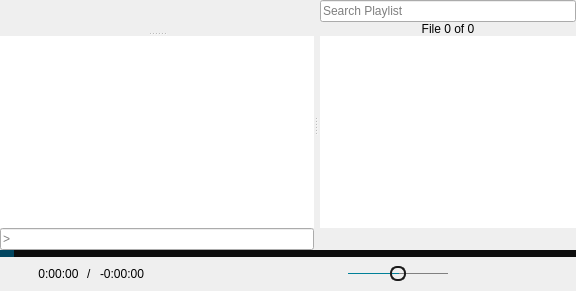
  <widget class="QWidget" name="centralwidget">
   <layout class="QVBoxLayout" name="verticalLayout_2">
    <property name="spacing">
     <number>0</number>
    </property>
    <property name="leftMargin">
     <number>0</number>
    </property>
    <property name="topMargin">
     <number>0</number>
    </property>
    <property name="rightMargin">
     <number>0</number>
    </property>
    <property name="bottomMargin">
     <number>0</number>
    </property>
    <item>
     <widget class="CustomSplitter" name="splitter">
      <property name="orientation">
       <enum>Qt::Horizontal</enum>
      </property>
      <widget class="QSplitter" name="videoSplitter">
       <property name="sizePolicy">
        <sizepolicy hsizetype="Preferred" vsizetype="Expanding">
         <horstretch>1</horstretch>
         <verstretch>0</verstretch>
        </sizepolicy>
       </property>
       <property name="orientation">
        <enum>Qt::Vertical</enum>
       </property>
       <widget class="QFrame" name="mpvFrame">
        <property name="sizePolicy">
         <sizepolicy hsizetype="Preferred" vsizetype="Preferred">
          <horstretch>0</horstretch>
          <verstretch>1</verstretch>
         </sizepolicy>
        </property>
        <property name="mouseTracking">
         <bool>true</bool>
        </property>
        <property name="focusPolicy">
         <enum>Qt::NoFocus</enum>
        </property>
       </widget>
       <widget class="QWidget" name="verticalWidget" native="true">
        <layout class="QVBoxLayout" name="verticalLayout">
         <property name="spacing">
          <number>0</number>
         </property>
         <property name="leftMargin">
          <number>0</number>
         </property>
         <property name="topMargin">
          <number>0</number>
         </property>
         <property name="rightMargin">
          <number>0</number>
         </property>
         <property name="bottomMargin">
          <number>0</number>
         </property>
         <item>
          <widget class="QPlainTextEdit" name="outputTextEdit">
           <property name="contextMenuPolicy">
            <enum>Qt::PreventContextMenu</enum>
           </property>
           <property name="acceptDrops">
            <bool>false</bool>
           </property>
           <property name="frameShape">
            <enum>QFrame::NoFrame</enum>
           </property>
           <property name="undoRedoEnabled">
            <bool>false</bool>
           </property>
           <property name="readOnly">
            <bool>true</bool>
           </property>
          </widget>
         </item>
         <item>
          <widget class="CustomLineEdit" name="inputLineEdit">
           <property name="mouseTracking">
            <bool>false</bool>
           </property>
           <property name="focusPolicy">
            <enum>Qt::ClickFocus</enum>
           </property>
           <property name="placeholderText">
            <string>&gt;</string>
           </property>
           <property name="clearButtonEnabled">
            <bool>true</bool>
           </property>
          </widget>
         </item>
        </layout>
       </widget>
      </widget>
      <widget class="QWidget" name="playlistLayoutWidget" native="true">
       <property name="sizePolicy">
        <sizepolicy hsizetype="Preferred" vsizetype="Preferred">
         <horstretch>0</horstretch>
         <verstretch>0</verstretch>
        </sizepolicy>
       </property>
       <layout class="QVBoxLayout" name="playlistLayout">
        <property name="spacing">
         <number>0</number>
        </property>
        <property name="leftMargin">
         <number>2</number>
        </property>
        <property name="topMargin">
         <number>0</number>
        </property>
        <property name="rightMargin">
         <number>0</number>
        </property>
        <property name="bottomMargin">
         <number>0</number>
        </property>
        <item>
         <widget class="QLineEdit" name="searchBox">
          <property name="mouseTracking">
           <bool>false</bool>
          </property>
          <property name="focusPolicy">
           <enum>Qt::ClickFocus</enum>
          </property>
          <property name="placeholderText">
           <string>Search Playlist</string>
          </property>
          <property name="clearButtonEnabled">
           <bool>true</bool>
          </property>
         </widget>
        </item>
        <item>
         <widget class="CustomLabel" name="indexLabel">
          <property name="cursor">
           <cursorShape>PointingHandCursor</cursorShape>
          </property>
          <property name="toolTip">
           <string>Click to play a file by index</string>
          </property>
          <property name="text">
           <string>File 0 of 0</string>
          </property>
          <property name="alignment">
           <set>Qt::AlignCenter</set>
          </property>
          <property name="margin">
           <number>4</number>
          </property>
         </widget>
        </item>
        <item>
         <widget class="PlaylistWidget" name="playlistWidget">
          <property name="focusPolicy">
           <enum>Qt::ClickFocus</enum>
          </property>
          <property name="contextMenuPolicy">
           <enum>Qt::DefaultContextMenu</enum>
          </property>
          <property name="frameShape">
           <enum>QFrame::NoFrame</enum>
          </property>
          <property name="dragDropMode">
           <enum>QAbstractItemView::InternalMove</enum>
          </property>
          <property name="alternatingRowColors">
           <bool>true</bool>
          </property>
         </widget>
        </item>
        <item>
         <widget class="QWidget" name="playlistControlLayout" native="true">
          <layout class="QHBoxLayout" name="horizontalLayout">
           <property name="spacing">
            <number>2</number>
           </property>
           <property name="leftMargin">
            <number>0</number>
           </property>
           <property name="topMargin">
            <number>0</number>
           </property>
           <property name="rightMargin">
            <number>0</number>
           </property>
           <property name="bottomMargin">
            <number>0</number>
           </property>
           <item>
            <widget class="QPushButton" name="currentFileButton">
             <property name="focusPolicy">
              <enum>Qt::NoFocus</enum>
             </property>
             <property name="toolTip">
              <string>Select the Current File</string>
             </property>
             <property name="icon">
              <iconset resource="../rsclist.qrc">
               <normaloff>:/img/select_current.svg</normaloff>:/img/select_current.svg</iconset>
             </property>
             <property name="iconSize">
              <size>
               <width>16</width>
               <height>16</height>
              </size>
             </property>
             <property name="flat">
              <bool>true</bool>
             </property>
            </widget>
           </item>
           <item>
            <spacer name="horizontalSpacer_2">
             <property name="orientation">
              <enum>Qt::Horizontal</enum>
             </property>
             <property name="sizeHint" stdset="0">
              <size>
               <width>40</width>
               <height>20</height>
              </size>
             </property>
            </spacer>
           </item>
           <item>
            <widget class="QPushButton" name="hideFilesButton">
             <property name="focusPolicy">
              <enum>Qt::NoFocus</enum>
             </property>
             <property name="toolTip">
              <string>Hide files with different extensions</string>
             </property>
             <property name="icon">
              <iconset resource="../rsclist.qrc">
               <normaloff>:/img/disabled_hide_files.svg</normaloff>
               <normalon>:/img/enabled_hide_files.svg</normalon>
               <disabledon>:/img/enabled_hide_files.svg</disabledon>
               <activeon>:/img/enabled_hide_files.svg</activeon>
               <selectedon>:/img/enabled_hide_files.svg</selectedon>:/img/disabled_hide_files.svg</iconset>
             </property>
             <property name="iconSize">
              <size>
               <width>16</width>
               <height>16</height>
              </size>
             </property>
             <property name="checkable">
              <bool>true</bool>
             </property>
             <property name="flat">
              <bool>true</bool>
             </property>
            </widget>
           </item>
           <item>
            <widget class="QPushButton" name="refreshButton">
             <property name="focusPolicy">
              <enum>Qt::NoFocus</enum>
             </property>
             <property name="toolTip">
              <string>Refresh Playlist</string>
             </property>
             <property name="icon">
              <iconset resource="../rsclist.qrc">
               <normaloff>:/img/refresh_view.svg</normaloff>:/img/refresh_view.svg</iconset>
             </property>
             <property name="iconSize">
              <size>
               <width>16</width>
               <height>16</height>
              </size>
             </property>
             <property name="flat">
              <bool>true</bool>
             </property>
            </widget>
           </item>
          </layout>
         </widget>
        </item>
       </layout>
      </widget>
     </widget>
    </item>
    <item>
     <widget class="SeekBar" name="seekBar">
      <property name="enabled">
       <bool>false</bool>
      </property>
      <property name="sizePolicy">
       <sizepolicy hsizetype="Expanding" vsizetype="Fixed">
        <horstretch>0</horstretch>
        <verstretch>0</verstretch>
       </sizepolicy>
      </property>
      <property name="cursor">
       <cursorShape>PointingHandCursor</cursorShape>
      </property>
      <property name="focusPolicy">
       <enum>Qt::NoFocus</enum>
      </property>
      <property name="styleSheet">
       <string notr="true">QSlider {
	height: 7px;
}
QSlider::handle:horizontal {
	/* handle color */
	background: #01455F;
	width: 14px;
}
QSlider::groove:horizontal {
	background: #0D0D0D;
}
QSlider::sub-page:horizontal {
	background: #008098;
}</string>
      </property>
      <property name="maximum">
       <number>1000000</number>
      </property>
      <property name="orientation">
       <enum>Qt::Horizontal</enum>
      </property>
     </widget>
    </item>
    <item>
     <widget class="QWidget" name="playbackLayoutWidget" native="true">
      <property name="sizePolicy">
       <sizepolicy hsizetype="Preferred" vsizetype="Fixed">
        <horstretch>0</horstretch>
        <verstretch>0</verstretch>
       </sizepolicy>
      </property>
      <property name="mouseTracking">
       <bool>false</bool>
      </property>
      <layout class="QHBoxLayout" name="horizontalLayout_3">
       <property name="spacing">
        <number>8</number>
       </property>
       <property name="leftMargin">
        <number>14</number>
       </property>
       <property name="topMargin">
        <number>6</number>
       </property>
       <property name="rightMargin">
        <number>14</number>
       </property>
       <property name="bottomMargin">
        <number>6</number>
       </property>
       <item>
        <widget class="QWidget" name="timeLayoutWidget" native="true">
         <property name="minimumSize">
          <size>
           <width>150</width>
           <height>0</height>
          </size>
         </property>
         <property name="maximumSize">
          <size>
           <width>150</width>
           <height>16777215</height>
          </size>
         </property>
         <layout class="QHBoxLayout" name="horizontalLayout_4">
          <property name="spacing">
           <number>8</number>
          </property>
          <property name="leftMargin">
           <number>0</number>
          </property>
          <property name="topMargin">
           <number>0</number>
          </property>
          <property name="rightMargin">
           <number>0</number>
          </property>
          <property name="bottomMargin">
           <number>0</number>
          </property>
          <item>
           <widget class="OpenButton" name="openButton">
            <property name="sizePolicy">
             <sizepolicy hsizetype="Fixed" vsizetype="Fixed">
              <horstretch>0</horstretch>
              <verstretch>0</verstretch>
             </sizepolicy>
            </property>
            <property name="maximumSize">
             <size>
              <width>16</width>
              <height>16</height>
             </size>
            </property>
            <property name="cursor">
             <cursorShape>PointingHandCursor</cursorShape>
            </property>
            <property name="focusPolicy">
             <enum>Qt::NoFocus</enum>
            </property>
            <property name="toolTip">
             <string>&lt;html&gt;&lt;head/&gt;&lt;body&gt;&lt;p&gt;Left Click to Open File&lt;br&gt;Mouse Wheel Click to Jump&lt;br&gt;Right Click to Open URL&lt;/p&gt;&lt;/body&gt;&lt;/html&gt;</string>
            </property>
            <property name="icon">
             <iconset resource="../rsclist.qrc">
              <normaloff>:/img/default_open.svg</normaloff>:/img/default_open.svg</iconset>
            </property>
            <property name="iconSize">
             <size>
              <width>16</width>
              <height>16</height>
             </size>
            </property>
            <property name="flat">
             <bool>true</bool>
            </property>
           </widget>
          </item>
          <item>
           <widget class="QLabel" name="durationLabel">
            <property name="sizePolicy">
             <sizepolicy hsizetype="Preferred" vsizetype="Fixed">
              <horstretch>0</horstretch>
              <verstretch>0</verstretch>
             </sizepolicy>
            </property>
            <property name="text">
             <string>0:00:00</string>
            </property>
            <property name="alignment">
             <set>Qt::AlignCenter</set>
            </property>
           </widget>
          </item>
          <item>
           <widget class="QLabel" name="seperatorLabel">
            <property name="text">
             <string>/</string>
            </property>
           </widget>
          </item>
          <item>
           <widget class="CustomLabel" name="remainingLabel">
            <property name="sizePolicy">
             <sizepolicy hsizetype="Preferred" vsizetype="Fixed">
              <horstretch>0</horstretch>
              <verstretch>0</verstretch>
             </sizepolicy>
            </property>
            <property name="cursor">
             <cursorShape>PointingHandCursor</cursorShape>
            </property>
            <property name="toolTip">
             <string>Click to change between total and remaining time</string>
            </property>
            <property name="text">
             <string>-0:00:00</string>
            </property>
            <property name="alignment">
             <set>Qt::AlignCenter</set>
            </property>
           </widget>
          </item>
          <item>
           <spacer name="horizontalSpacer">
            <property name="orientation">
             <enum>Qt::Horizontal</enum>
            </property>
            <property name="sizeHint" stdset="0">
             <size>
              <width>0</width>
              <height>0</height>
             </size>
            </property>
           </spacer>
          </item>
         </layout>
        </widget>
       </item>
       <item>
        <spacer name="horizontalSpacer_4">
         <property name="orientation">
          <enum>Qt::Horizontal</enum>
         </property>
         <property name="sizeHint" stdset="0">
          <size>
           <width>40</width>
           <height>20</height>
          </size>
         </property>
        </spacer>
       </item>
       <item>
        <layout class="QHBoxLayout" name="horizontalLayout_2">
         <property name="spacing">
          <number>8</number>
         </property>
         <item>
          <widget class="QPushButton" name="rewindButton">
           <property name="enabled">
            <bool>false</bool>
           </property>
           <property name="sizePolicy">
            <sizepolicy hsizetype="Fixed" vsizetype="Fixed">
             <horstretch>0</horstretch>
             <verstretch>0</verstretch>
            </sizepolicy>
           </property>
           <property name="maximumSize">
            <size>
             <width>24</width>
             <height>16</height>
            </size>
           </property>
           <property name="cursor">
            <cursorShape>PointingHandCursor</cursorShape>
           </property>
           <property name="focusPolicy">
            <enum>Qt::NoFocus</enum>
           </property>
           <property name="icon">
            <iconset resource="../rsclist.qrc">
             <normaloff>:/img/default_reverse.svg</normaloff>
             <disabledoff>:/img/disabled_reverse.svg</disabledoff>
             <disabledon>:/img/disabled_reverse.svg</disabledon>:/img/default_reverse.svg</iconset>
           </property>
           <property name="iconSize">
            <size>
             <width>20</width>
             <height>16</height>
            </size>
           </property>
           <property name="flat">
            <bool>true</bool>
           </property>
          </widget>
         </item>
         <item>
          <widget class="IndexButton" name="previousButton">
           <property name="enabled">
            <bool>false</bool>
           </property>
           <property name="sizePolicy">
            <sizepolicy hsizetype="Fixed" vsizetype="Fixed">
             <horstretch>0</horstretch>
             <verstretch>0</verstretch>
            </sizepolicy>
           </property>
           <property name="maximumSize">
            <size>
             <width>26</width>
             <height>16</height>
            </size>
           </property>
           <property name="cursor">
            <cursorShape>PointingHandCursor</cursorShape>
           </property>
           <property name="focusPolicy">
            <enum>Qt::NoFocus</enum>
           </property>
           <property name="icon">
            <iconset resource="../rsclist.qrc">
             <normaloff>:/img/default_previous.svg</normaloff>
             <disabledoff>:/img/disabled_previous.svg</disabledoff>
             <disabledon>:/img/disabled_previous.svg</disabledon>:/img/default_previous.svg</iconset>
           </property>
           <property name="iconSize">
            <size>
             <width>22</width>
             <height>16</height>
            </size>
           </property>
           <property name="flat">
            <bool>true</bool>
           </property>
          </widget>
         </item>
         <item>
          <widget class="QPushButton" name="playButton">
           <property name="enabled">
            <bool>false</bool>
           </property>
           <property name="sizePolicy">
            <sizepolicy hsizetype="Fixed" vsizetype="Fixed">
             <horstretch>0</horstretch>
             <verstretch>0</verstretch>
            </sizepolicy>
           </property>
           <property name="maximumSize">
            <size>
             <width>28</width>
             <height>30</height>
            </size>
           </property>
           <property name="cursor">
            <cursorShape>PointingHandCursor</cursorShape>
           </property>
           <property name="focusPolicy">
            <enum>Qt::NoFocus</enum>
           </property>
           <property name="icon">
            <iconset resource="../rsclist.qrc">
             <normaloff>:/img/disabled_play.svg</normaloff>:/img/disabled_play.svg</iconset>
           </property>
           <property name="iconSize">
            <size>
             <width>23</width>
             <height>30</height>
            </size>
           </property>
           <property name="flat">
            <bool>true</bool>
           </property>
          </widget>
         </item>
         <item>
          <widget class="IndexButton" name="nextButton">
           <property name="enabled">
            <bool>false</bool>
           </property>
           <property name="sizePolicy">
            <sizepolicy hsizetype="Fixed" vsizetype="Fixed">
             <horstretch>0</horstretch>
             <verstretch>0</verstretch>
            </sizepolicy>
           </property>
           <property name="maximumSize">
            <size>
             <width>26</width>
             <height>16</height>
            </size>
           </property>
           <property name="cursor">
            <cursorShape>PointingHandCursor</cursorShape>
           </property>
           <property name="focusPolicy">
            <enum>Qt::NoFocus</enum>
           </property>
           <property name="icon">
            <iconset resource="../rsclist.qrc">
             <normaloff>:/img/default_next.svg</normaloff>
             <disabledoff>:/img/disabled_next.svg</disabledoff>
             <disabledon>:/img/disabled_next.svg</disabledon>:/img/default_next.svg</iconset>
           </property>
           <property name="iconSize">
            <size>
             <width>22</width>
             <height>16</height>
            </size>
           </property>
           <property name="flat">
            <bool>true</bool>
           </property>
          </widget>
         </item>
         <item>
          <widget class="CustomSlider" name="volumeSlider">
           <property name="sizePolicy">
            <sizepolicy hsizetype="Fixed" vsizetype="Fixed">
             <horstretch>0</horstretch>
             <verstretch>0</verstretch>
            </sizepolicy>
           </property>
           <property name="minimumSize">
            <size>
             <width>100</width>
             <height>0</height>
            </size>
           </property>
           <property name="focusPolicy">
            <enum>Qt::NoFocus</enum>
           </property>
           <property name="styleSheet">
            <string notr="true">QSlider::groove:horizontal {
	background: gray;
	height: 1px;
}
QSlider::sub-page:horizontal {
	background: #008098;
}
QSlider::handle:horizontal {
	background: qlineargradient(x1: 0, y1: 0, x2: 0, y2: 1,
					stop: 0 silver, stop: 1 darkgray);
	border: 2px solid #1A1A1A;
	border-radius: 7px;
	margin: -7px 0;
	width: 12px;
}</string>
           </property>
           <property name="maximum">
            <number>100</number>
           </property>
           <property name="pageStep">
            <number>5</number>
           </property>
           <property name="value">
            <number>50</number>
           </property>
           <property name="tracking">
            <bool>false</bool>
           </property>
           <property name="orientation">
            <enum>Qt::Horizontal</enum>
           </property>
          </widget>
         </item>
         <item>
          <spacer name="horizontalSpacer_5">
           <property name="orientation">
            <enum>Qt::Horizontal</enum>
           </property>
           <property name="sizeType">
            <enum>QSizePolicy::Fixed</enum>
           </property>
           <property name="sizeHint" stdset="0">
            <size>
             <width>50</width>
             <height>20</height>
            </size>
           </property>
          </spacer>
         </item>
        </layout>
       </item>
       <item>
        <spacer name="horizontalSpacer_3">
         <property name="orientation">
          <enum>Qt::Horizontal</enum>
         </property>
         <property name="sizeHint" stdset="0">
          <size>
           <width>40</width>
           <height>20</height>
          </size>
         </property>
        </spacer>
       </item>
       <item>
        <widget class="QPushButton" name="playlistButton">
         <property name="enabled">
          <bool>false</bool>
         </property>
         <property name="sizePolicy">
          <sizepolicy hsizetype="Fixed" vsizetype="Fixed">
           <horstretch>0</horstretch>
           <verstretch>0</verstretch>
          </sizepolicy>
         </property>
         <property name="maximumSize">
          <size>
           <width>16</width>
           <height>16</height>
          </size>
         </property>
         <property name="cursor">
          <cursorShape>PointingHandCursor</cursorShape>
         </property>
         <property name="focusPolicy">
          <enum>Qt::NoFocus</enum>
         </property>
         <property name="icon">
          <iconset resource="../rsclist.qrc">
           <normaloff>:/img/default_playlist.svg</normaloff>
           <disabledoff>:/img/disabled_playlist.svg</disabledoff>
           <disabledon>:/img/disabled_playlist.svg</disabledon>:/img/default_playlist.svg</iconset>
         </property>
         <property name="iconSize">
          <size>
           <width>16</width>
           <height>16</height>
          </size>
         </property>
         <property name="checked">
          <bool>false</bool>
         </property>
         <property name="flat">
          <bool>true</bool>
         </property>
        </widget>
       </item>
      </layout>
     </widget>
    </item>
   </layout>
   <zorder>splitter</zorder>
   <zorder>playbackLayoutWidget</zorder>
   <zorder>seekBar</zorder>
  </widget>
